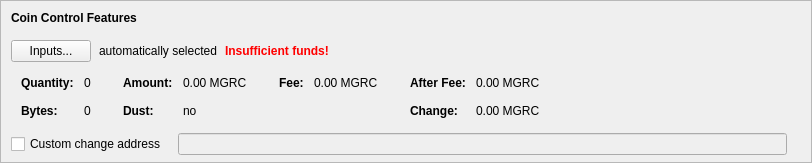
    <widget class="QFrame" name="frameCoinControl">
     <property name="sizePolicy">
      <sizepolicy hsizetype="Expanding" vsizetype="Expanding">
       <horstretch>0</horstretch>
       <verstretch>0</verstretch>
      </sizepolicy>
     </property>
     <property name="maximumSize">
      <size>
       <width>16777215</width>
       <height>16777215</height>
      </size>
     </property>
     <property name="frameShape">
      <enum>QFrame::StyledPanel</enum>
     </property>
     <property name="frameShadow">
      <enum>QFrame::Sunken</enum>
     </property>
     <layout class="QVBoxLayout" name="verticalLayoutCoinControl2">
      <property name="spacing">
       <number>0</number>
      </property>
      <property name="leftMargin">
       <number>0</number>
      </property>
      <property name="topMargin">
       <number>0</number>
      </property>
      <property name="rightMargin">
       <number>0</number>
      </property>
      <property name="bottomMargin">
       <number>6</number>
      </property>
      <item>
       <layout class="QVBoxLayout" name="verticalLayoutCoinControl" stretch="0,0,0,0,1">
        <property name="spacing">
         <number>0</number>
        </property>
        <property name="leftMargin">
         <number>10</number>
        </property>
        <property name="topMargin">
         <number>10</number>
        </property>
        <item>
         <layout class="QHBoxLayout" name="horizontalLayoutCoinControl1">
          <property name="bottomMargin">
           <number>15</number>
          </property>
          <item>
           <widget class="QLabel" name="labelCoinControlFeatures">
            <property name="sizePolicy">
             <sizepolicy hsizetype="Preferred" vsizetype="Maximum">
              <horstretch>0</horstretch>
              <verstretch>0</verstretch>
             </sizepolicy>
            </property>
            <property name="font">
             <font>
              <weight>75</weight>
              <bold>true</bold>
             </font>
            </property>
            <property name="styleSheet">
             <string notr="true">font-weight:bold;</string>
            </property>
            <property name="text">
             <string>Coin Control Features</string>
            </property>
           </widget>
          </item>
         </layout>
        </item>
        <item>
         <layout class="QHBoxLayout" name="horizontalLayoutCoinControl2" stretch="0,0,0,0">
          <property name="spacing">
           <number>8</number>
          </property>
          <property name="bottomMargin">
           <number>10</number>
          </property>
          <item>
           <widget class="QPushButton" name="pushButtonCoinControl">
            <property name="styleSheet">
             <string notr="true"/>
            </property>
            <property name="text">
             <string>Inputs...</string>
            </property>
            <property name="autoDefault">
             <bool>false</bool>
            </property>
           </widget>
          </item>
          <item>
           <widget class="QLabel" name="labelCoinControlAutomaticallySelected">
            <property name="text">
             <string>automatically selected</string>
            </property>
            <property name="margin">
             <number>5</number>
            </property>
           </widget>
          </item>
          <item>
           <widget class="QLabel" name="labelCoinControlInsuffFunds">
            <property name="font">
             <font>
              <weight>75</weight>
              <bold>true</bold>
             </font>
            </property>
            <property name="styleSheet">
             <string notr="true">color:red;font-weight:bold;</string>
            </property>
            <property name="text">
             <string>Insufficient funds!</string>
            </property>
            <property name="margin">
             <number>5</number>
            </property>
           </widget>
          </item>
          <item>
           <spacer name="horizontalSpacerCoinControl">
            <property name="orientation">
             <enum>Qt::Horizontal</enum>
            </property>
            <property name="sizeHint" stdset="0">
             <size>
              <width>40</width>
              <height>1</height>
             </size>
            </property>
           </spacer>
          </item>
         </layout>
        </item>
        <item>
         <widget class="QWidget" name="widgetCoinControl" native="true">
          <property name="sizePolicy">
           <sizepolicy hsizetype="Preferred" vsizetype="Preferred">
            <horstretch>0</horstretch>
            <verstretch>0</verstretch>
           </sizepolicy>
          </property>
          <property name="minimumSize">
           <size>
            <width>0</width>
            <height>0</height>
           </size>
          </property>
          <property name="styleSheet">
           <string notr="true"/>
          </property>
          <layout class="QHBoxLayout" name="horizontalLayoutCoinControl5">
           <property name="leftMargin">
            <number>0</number>
           </property>
           <property name="topMargin">
            <number>0</number>
           </property>
           <property name="rightMargin">
            <number>0</number>
           </property>
           <property name="bottomMargin">
            <number>0</number>
           </property>
           <item>
            <layout class="QHBoxLayout" name="horizontalLayoutCoinControl3" stretch="0,0,0,1">
             <property name="spacing">
              <number>20</number>
             </property>
             <property name="topMargin">
              <number>0</number>
             </property>
             <property name="bottomMargin">
              <number>10</number>
             </property>
             <item>
              <layout class="QFormLayout" name="formLayoutCoinControl1">
               <property name="horizontalSpacing">
                <number>10</number>
               </property>
               <property name="verticalSpacing">
                <number>14</number>
               </property>
               <property name="leftMargin">
                <number>10</number>
               </property>
               <property name="topMargin">
                <number>4</number>
               </property>
               <property name="rightMargin">
                <number>6</number>
               </property>
               <item row="0" column="0">
                <widget class="QLabel" name="labelCoinControlQuantityText">
                 <property name="font">
                  <font>
                   <weight>75</weight>
                   <bold>true</bold>
                  </font>
                 </property>
                 <property name="text">
                  <string>Quantity:</string>
                 </property>
                 <property name="margin">
                  <number>0</number>
                 </property>
                </widget>
               </item>
               <item row="0" column="1">
                <widget class="QLabel" name="labelCoinControlQuantity">
                 <property name="cursor">
                  <cursorShape>IBeamCursor</cursorShape>
                 </property>
                 <property name="contextMenuPolicy">
                  <enum>Qt::ActionsContextMenu</enum>
                 </property>
                 <property name="text">
                  <string notr="true">0</string>
                 </property>
                 <property name="margin">
                  <number>0</number>
                 </property>
                 <property name="textInteractionFlags">
                  <set>Qt::LinksAccessibleByMouse|Qt::TextSelectableByKeyboard|Qt::TextSelectableByMouse</set>
                 </property>
                </widget>
               </item>
               <item row="1" column="0">
                <widget class="QLabel" name="labelCoinControlBytesText">
                 <property name="font">
                  <font>
                   <weight>75</weight>
                   <bold>true</bold>
                  </font>
                 </property>
                 <property name="text">
                  <string>Bytes:</string>
                 </property>
                </widget>
               </item>
               <item row="1" column="1">
                <widget class="QLabel" name="labelCoinControlBytes">
                 <property name="cursor">
                  <cursorShape>IBeamCursor</cursorShape>
                 </property>
                 <property name="contextMenuPolicy">
                  <enum>Qt::ActionsContextMenu</enum>
                 </property>
                 <property name="text">
                  <string notr="true">0</string>
                 </property>
                 <property name="textInteractionFlags">
                  <set>Qt::LinksAccessibleByMouse|Qt::TextSelectableByKeyboard|Qt::TextSelectableByMouse</set>
                 </property>
                </widget>
               </item>
              </layout>
             </item>
             <item>
              <layout class="QFormLayout" name="formLayoutCoinControl2">
               <property name="horizontalSpacing">
                <number>10</number>
               </property>
               <property name="verticalSpacing">
                <number>14</number>
               </property>
               <property name="leftMargin">
                <number>6</number>
               </property>
               <property name="topMargin">
                <number>4</number>
               </property>
               <property name="rightMargin">
                <number>6</number>
               </property>
               <item row="0" column="0">
                <widget class="QLabel" name="labelCoinControlAmountText">
                 <property name="font">
                  <font>
                   <weight>75</weight>
                   <bold>true</bold>
                  </font>
                 </property>
                 <property name="text">
                  <string>Amount:</string>
                 </property>
                 <property name="margin">
                  <number>0</number>
                 </property>
                </widget>
               </item>
               <item row="0" column="1">
                <widget class="QLabel" name="labelCoinControlAmount">
                 <property name="cursor">
                  <cursorShape>IBeamCursor</cursorShape>
                 </property>
                 <property name="contextMenuPolicy">
                  <enum>Qt::ActionsContextMenu</enum>
                 </property>
                 <property name="text">
                  <string notr="true">0.00 MGRC</string>
                 </property>
                 <property name="textInteractionFlags">
                  <set>Qt::LinksAccessibleByMouse|Qt::TextSelectableByKeyboard|Qt::TextSelectableByMouse</set>
                 </property>
                </widget>
               </item>
               <item row="1" column="0">
                <widget class="QLabel" name="labelCoinControlLowOutputText">
                 <property name="font">
                  <font>
                   <weight>75</weight>
                   <bold>true</bold>
                  </font>
                 </property>
                 <property name="text">
                  <string>Dust:</string>
                 </property>
                </widget>
               </item>
               <item row="1" column="1">
                <widget class="QLabel" name="labelCoinControlLowOutput">
                 <property name="cursor">
                  <cursorShape>IBeamCursor</cursorShape>
                 </property>
                 <property name="contextMenuPolicy">
                  <enum>Qt::ActionsContextMenu</enum>
                 </property>
                 <property name="text">
                  <string notr="true">no</string>
                 </property>
                 <property name="textInteractionFlags">
                  <set>Qt::LinksAccessibleByMouse|Qt::TextSelectableByKeyboard|Qt::TextSelectableByMouse</set>
                 </property>
                </widget>
               </item>
              </layout>
             </item>
             <item>
              <layout class="QFormLayout" name="formLayoutCoinControl3">
               <property name="horizontalSpacing">
                <number>10</number>
               </property>
               <property name="verticalSpacing">
                <number>14</number>
               </property>
               <property name="leftMargin">
                <number>6</number>
               </property>
               <property name="topMargin">
                <number>4</number>
               </property>
               <property name="rightMargin">
                <number>6</number>
               </property>
               <item row="0" column="0">
                <widget class="QLabel" name="labelCoinControlFeeText">
                 <property name="font">
                  <font>
                   <weight>75</weight>
                   <bold>true</bold>
                  </font>
                 </property>
                 <property name="text">
                  <string>Fee:</string>
                 </property>
                 <property name="margin">
                  <number>0</number>
                 </property>
                </widget>
               </item>
               <item row="0" column="1">
                <widget class="QLabel" name="labelCoinControlFee">
                 <property name="cursor">
                  <cursorShape>IBeamCursor</cursorShape>
                 </property>
                 <property name="contextMenuPolicy">
                  <enum>Qt::ActionsContextMenu</enum>
                 </property>
                 <property name="text">
                  <string notr="true">0.00 MGRC</string>
                 </property>
                 <property name="textInteractionFlags">
                  <set>Qt::LinksAccessibleByMouse|Qt::TextSelectableByKeyboard|Qt::TextSelectableByMouse</set>
                 </property>
                </widget>
               </item>
              </layout>
             </item>
             <item>
              <layout class="QFormLayout" name="formLayoutCoinControl4">
               <property name="horizontalSpacing">
                <number>10</number>
               </property>
               <property name="verticalSpacing">
                <number>14</number>
               </property>
               <property name="leftMargin">
                <number>6</number>
               </property>
               <property name="topMargin">
                <number>4</number>
               </property>
               <property name="rightMargin">
                <number>6</number>
               </property>
               <item row="0" column="0">
                <widget class="QLabel" name="labelCoinControlAfterFeeText">
                 <property name="font">
                  <font>
                   <weight>75</weight>
                   <bold>true</bold>
                  </font>
                 </property>
                 <property name="text">
                  <string>After Fee:</string>
                 </property>
                 <property name="margin">
                  <number>0</number>
                 </property>
                </widget>
               </item>
               <item row="0" column="1">
                <widget class="QLabel" name="labelCoinControlAfterFee">
                 <property name="cursor">
                  <cursorShape>IBeamCursor</cursorShape>
                 </property>
                 <property name="contextMenuPolicy">
                  <enum>Qt::ActionsContextMenu</enum>
                 </property>
                 <property name="text">
                  <string notr="true">0.00 MGRC</string>
                 </property>
                 <property name="textInteractionFlags">
                  <set>Qt::LinksAccessibleByMouse|Qt::TextSelectableByKeyboard|Qt::TextSelectableByMouse</set>
                 </property>
                </widget>
               </item>
               <item row="1" column="0">
                <widget class="QLabel" name="labelCoinControlChangeText">
                 <property name="font">
                  <font>
                   <weight>75</weight>
                   <bold>true</bold>
                  </font>
                 </property>
                 <property name="text">
                  <string>Change:</string>
                 </property>
                </widget>
               </item>
               <item row="1" column="1">
                <widget class="QLabel" name="labelCoinControlChange">
                 <property name="cursor">
                  <cursorShape>IBeamCursor</cursorShape>
                 </property>
                 <property name="contextMenuPolicy">
                  <enum>Qt::ActionsContextMenu</enum>
                 </property>
                 <property name="text">
                  <string notr="true">0.00 MGRC</string>
                 </property>
                 <property name="textInteractionFlags">
                  <set>Qt::LinksAccessibleByMouse|Qt::TextSelectableByKeyboard|Qt::TextSelectableByMouse</set>
                 </property>
                </widget>
               </item>
              </layout>
             </item>
            </layout>
           </item>
          </layout>
         </widget>
        </item>
        <item>
         <layout class="QHBoxLayout" name="horizontalLayoutCoinControl4" stretch="0,0,0">
          <property name="spacing">
           <number>12</number>
          </property>
          <property name="sizeConstraint">
           <enum>QLayout::SetDefaultConstraint</enum>
          </property>
          <property name="topMargin">
           <number>5</number>
          </property>
          <property name="rightMargin">
           <number>5</number>
          </property>
          <item>
           <widget class="QCheckBox" name="checkBoxCoinControlChange">
            <property name="toolTip">
             <string>If this is activated, but the change address is empty or invalid, change will be sent to a newly generated address.</string>
            </property>
            <property name="text">
             <string>Custom change address</string>
            </property>
           </widget>
          </item>
          <item>
           <widget class="QValidatedLineEdit" name="lineEditCoinControlChange">
            <property name="enabled">
             <bool>false</bool>
            </property>
            <property name="sizePolicy">
             <sizepolicy hsizetype="Expanding" vsizetype="Fixed">
              <horstretch>0</horstretch>
              <verstretch>0</verstretch>
             </sizepolicy>
            </property>
           </widget>
          </item>
          <item>
           <widget class="QLabel" name="labelCoinControlChangeLabel">
            <property name="sizePolicy">
             <sizepolicy hsizetype="Preferred" vsizetype="Expanding">
              <horstretch>0</horstretch>
              <verstretch>0</verstretch>
             </sizepolicy>
            </property>
            <property name="minimumSize">
             <size>
              <width>0</width>
              <height>0</height>
             </size>
            </property>
            <property name="text">
             <string/>
            </property>
            <property name="margin">
             <number>3</number>
            </property>
           </widget>
          </item>
         </layout>
        </item>
        <item>
         <spacer name="verticalSpacerCoinControl">
          <property name="orientation">
           <enum>Qt::Vertical</enum>
          </property>
          <property name="sizeHint" stdset="0">
           <size>
            <width>800</width>
            <height>1</height>
           </size>
          </property>
         </spacer>
        </item>
       </layout>
      </item>
     </layout>
    </widget>
